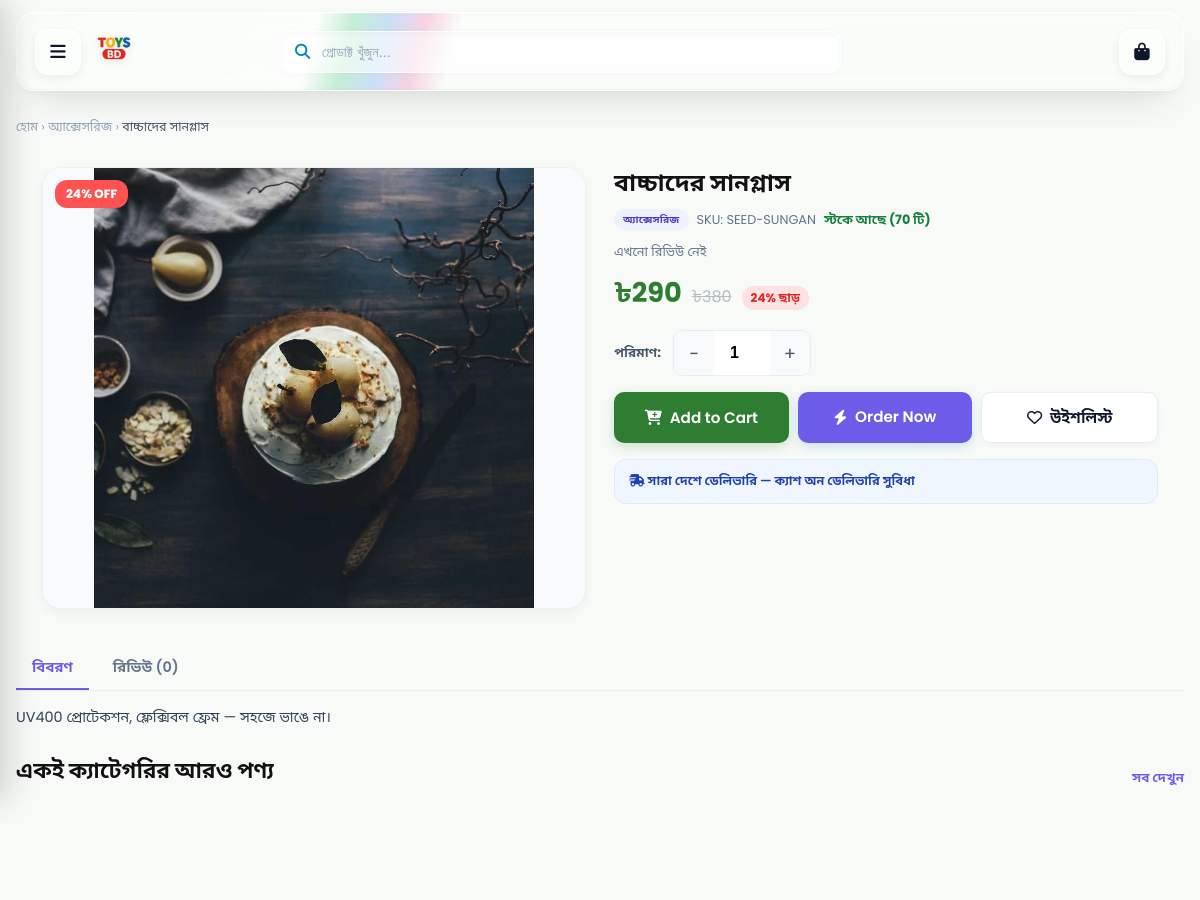
The page /product_details.php?id=96 (upper part) on the database as committed earlier.
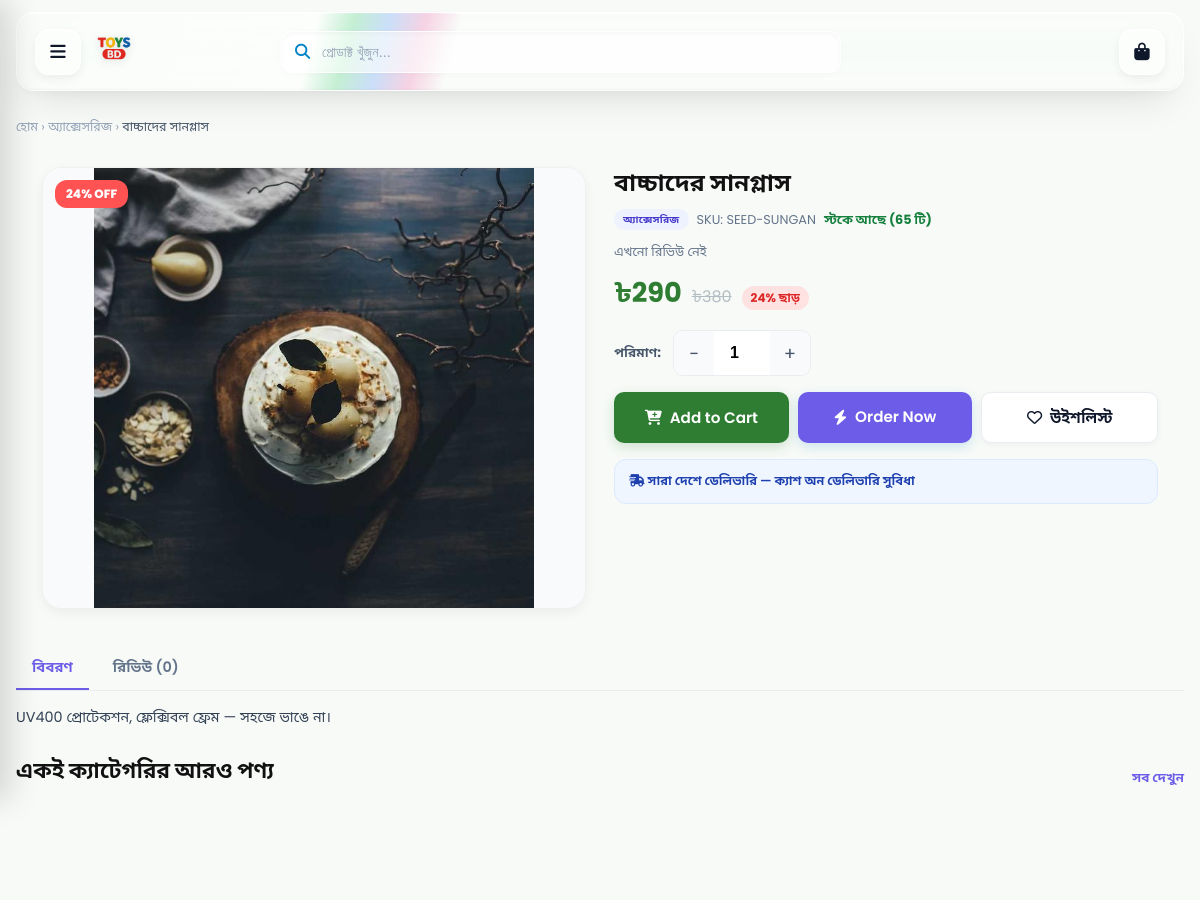
The same page on the database as committed later.
### tables this page shows
CREATE TABLE `products` (
  `id` int(11) NOT NULL AUTO_INCREMENT,
  `category_id` int(11) DEFAULT NULL,
  `name` varchar(255) NOT NULL,
  `sku` varchar(40) DEFAULT NULL,
  `description` text DEFAULT NULL,
  `price` decimal(10,2) NOT NULL,
  `compare_at_price` decimal(10,2) DEFAULT NULL,
  `stock` int(11) NOT NULL DEFAULT 0,
  `tags` varchar(255) DEFAULT NULL,
  `specifications` text DEFAULT NULL,
  `image` varchar(400) DEFAULT NULL,
  `active` tinyint(1) NOT NULL DEFAULT 1,
  `created_at` timestamp NOT NULL DEFAULT current_timestamp(),
  `sold_count` int(11) NOT NULL DEFAULT 0,
  `is_featured` tinyint(1) NOT NULL DEFAULT 0,
  `badge_color` varchar(20) DEFAULT NULL,
  `is_new_arrival` tinyint(1) NOT NULL DEFAULT 1,
  PRIMARY KEY (`id`),
  KEY `category_id` (`category_id`),
  KEY `idx_products_stock` (`stock`),
  CONSTRAINT `products_ibfk_1` FOREIGN KEY (`category_id`) REFERENCES `categories` (`id`) ON DELETE SET NULL
);

CREATE TABLE `categories` (
  `id` int(11) NOT NULL AUTO_INCREMENT,
  `name` varchar(120) NOT NULL,
  `image` varchar(400) DEFAULT NULL,
  `sort_order` int(11) NOT NULL DEFAULT 0,
  `active` tinyint(1) NOT NULL DEFAULT 1,
  PRIMARY KEY (`id`)
);

### includes/config.php (called while the page is built, shortened)
<?php
function h($s){ return htmlspecialchars(is_scalar($s) ? (string)$s : '', ENT_QUOTES, 'UTF-8'); }
function money_bd($n){ return '৳'.number_format((float)$n, 0); }
if (!function_exists('img_url')) {
  function img_url($path, ?string $fallback = null): string {
    $fallback = $fallback === null ? (BASE_URL.'/uploads/default.jpg') : $fallback;
    $path = trim((string)$path);
    $root = dirname(__DIR__);
    $rel  = ltrim($path, '/');
    if (stripos($rel, 'uploads/') === 0) {
      $abs = $root.'/'.$rel;
    } else {
      $abs = UPLOAD_DIR.'/'.$rel;
      $rel = 'uploads/'.$rel;
    }
    if (is_file($abs)) return BASE_URL.'/'.$rel;
    $base = basename($rel);
    if (is_file(UPLOAD_DIR.'/'.$base)) return BASE_URL.'/uploads/'.$base;
    return $fallback;
  }
}
?>

### product_details.php (shortened to what the changed rows need)
<?php
require_once __DIR__.'/includes/config.php';
$pdo = get_pdo();
$id  = (int)($_GET['id'] ?? 0);
$stm = $pdo->prepare("
  SELECT p.*, c.name AS cat_name
  FROM products p
  LEFT JOIN categories c ON c.id = p.category_id
  WHERE p.id = ? AND p.active = 1
");
$stm->execute([$id]);
$p = $stm->fetch();
$pid   = (int)$p['id'];
$stock = max(0, (int)$p['stock']);
$isOut = $stock <= 0;
$price = (float)$p['price'];
$old   = (float)($p['compare_at_price'] ?? 0);
$discountPct = ($old > $price && $old > 0) ? (int)round((($old - $price) / $old) * 100) : 0;
$gallery = [];
if (!empty($p['image']) && img_url($p['image']) !== img_fallback_url()) {
  $gallery[] = ['type'=>'image', 'url'=>img_url($p['image'])];
}
$avgRating = 0; $ratingCount = 0;
try {
  $rs = $pdo->prepare("SELECT AVG(rating) avg_r, COUNT(*) cnt FROM product_reviews WHERE product_id=? AND status='approved'");
  $rs->execute([$pid]);
  $row = $rs->fetch();
  $avgRating   = $row ? round((float)$row['avg_r'], 1) : 0;
  $ratingCount = $row ? (int)$row['cnt'] : 0;
} catch (Throwable $e) {}
$related = [];
if (!empty($p['category_id'])) {
  try {
    $rq = $pdo->prepare("SELECT * FROM products WHERE active=1 AND category_id=? AND id<>? ORDER BY id DESC LIMIT 8");
    $rq->execute([(int)$p['category_id'], $pid]);
    $related = $rq->fetchAll();
  } catch (Throwable $e) {}
}
$inWishlist = false;
include __DIR__.'/includes/partials_header.php';
?>
<div class="wrap">
  <nav style="font-size:.78rem;color:#94a3b8;margin:8px 0 14px">
    <a href="<?php echo BASE_URL; ?>/index.php">হোম</a>
    <?php if (!empty($p['cat_name'])): ?>
      › <a href="<?php echo BASE_URL; ?>/category_products.php?id=<?php echo (int)$p['category_id']; ?>"><?php echo h($p['cat_name']); ?></a>
    <?php endif; ?>
    › <span style="color:#475569"><?php echo h(mb_substr($p['name'],0,40)); ?></span>
  </nav>
  <div class="pd-wrap">
    <div class="pd-gallery">
      <div class="pd-main">
        <img id="pdMainImg" src="<?php echo h($gallery[0]['url']); ?>" alt="<?php echo h($p['name']); ?>" width="600" height="600">
        <?php if ($discountPct > 0): ?>
          <span class="pc-badge" style="top:12px;left:12px;font-size:12px;padding:5px 11px;background:#ff5252"><?php echo $discountPct; ?>% OFF</span>
        <?php endif; ?>
      </div>
    </div>
    <div class="pd-info">
      <h1><?php echo h($p['name']); ?></h1>
      <div class="pd-meta">
        <?php if (!empty($p['cat_name'])): ?>
          <span class="badge-chip" style="background:#eef2ff;color:#4338ca"><?php echo h($p['cat_name']); ?></span>
        <?php endif; ?>
        <?php if (!empty($p['sku'])): ?><span>SKU: <?php echo h($p['sku']); ?></span><?php endif; ?>
        <?php if ($isOut): ?>
          <span class="badge-chip stock-out">স্টক আউট</span>
        <?php elseif ($stock <= 5): ?>
          <span class="badge-chip low">স্টকে মাত্র <?php echo $stock; ?> টি</span>
        <?php else: ?>
          <span style="color:#15803d;font-weight:700">স্টকে আছে (<?php echo $stock; ?> টি)</span>
        <?php endif; ?>
      </div>
      <div class="pd-meta">
        <?php if ($ratingCount > 0): ?>
          <span style="color:#f59e0b;font-size:.9rem">
            <?php echo str_repeat('★', (int)round($avgRating)) . str_repeat('☆', 5 - (int)round($avgRating)); ?>
          </span>
          <span><?php echo $avgRating; ?> রেটিং (<?php echo $ratingCount; ?>)</span>
        <?php else: ?>
          <span>এখনো রিভিউ নেই</span>
        <?php endif; ?>
      </div>
      <div class="pd-price">
        <span class="now"><?php echo money_bd($price); ?></span>
        <?php if ($old > $price): ?>
          <span class="was"><?php echo money_bd($old); ?></span>
          <span class="off"><?php echo $discountPct; ?>% ছাড়</span>
        <?php endif; ?>
      </div>
      <?php if (!$isOut): ?>
        <div style="display:flex;align-items:center;gap:12px;margin-bottom:14px">
          <span style="font-size:.82rem;font-weight:700;color:#475569">পরিমাণ:</span>
          <div class="qty-box">
          </div>
        </div>
      <?php endif; ?>
      <div class="pd-actions">
        <button type="button" class="btn-pill green" id="btnAdd"
                data-product-id="<?php echo $pid; ?>"
                onclick="return addToCart(this.dataset.productId, event, this)"
                <?php echo $isOut ? 'disabled' : ''; ?>>
        </button>
        <?php if (!$isOut): ?>
          <a class="btn-pill order" href="<?php echo BASE_URL; ?>/checkout.php?buy=<?php echo $pid; ?>&qty=1" id="btnBuy">
          </a>
        <?php endif; ?>
        <button type="button" class="btn-pill ghost" id="btnWish"
                onclick="toggleWishlist(<?php echo $pid; ?>, this)"
                aria-pressed="<?php echo $inWishlist ? 'true' : 'false'; ?>">
        </button>
      </div>
      <div class="notice" style="margin-top:14px;font-size:.78rem">
        <i class="fa-solid fa-truck-fast"></i> সারা দেশে ডেলিভারি — ক্যাশ অন ডেলিভারি সুবিধা
      </div>
    </div>
  </div>
  <div class="pd-tabs" role="tablist">
    <button type="button" class="active" data-tab="desc" role="tab">বিবরণ</button>
    <button type="button" data-tab="reviews" role="tab">রিভিউ (<?php echo $ratingCount; ?>)</button>
  </div>
  <div class="pd-tab-panel" id="tab-desc">
    <?php if (!empty($p['description'])): ?>
      <?php echo nl2br(h($p['description'])); ?>
    <?php else: ?>
      <p style="color:#94a3b8">এই পণ্যের জন্য কোনো বিবরণ যোগ করা হয়নি।</p>
    <?php endif; ?>
  </div>
  <?php if ($related): ?>
    <div class="section-head">
      <div><h2>একই ক্যাটেগরির আরও পণ্য</h2></div>
      <?php if (!empty($p['category_id'])): ?>
        <a class="see-all" href="<?php echo BASE_URL; ?>/category_products.php?id=<?php echo (int)$p['category_id']; ?>">সব দেখুন</a>
      <?php endif; ?>
    </div>
    <div class="product-grid">
    </div>
  <?php endif; ?>
</div>
<?php include __DIR__.'/includes/partials_footer.php'; ?>

Rows that differ between the two databases and show on the page:
changed products "বাচ্চাদের সানগ্লাস": stock "70" → "65"
